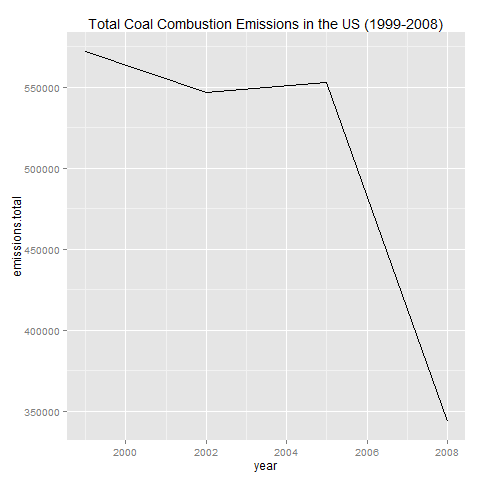

Generate this figure with R:
## plot4.R: Across the United States, how have emissions from coal
## combustion-related sources changed from 1999-2008?

# Get data & load R libraries
source(get.data.R)
library(dplyr)
library(ggplot2)

# Initialize png device
png(file = "plot4.png")

# Calculate total coal emissions by year and plot using ggplot2 plotting system
emissions.coal <- emissions %>% filter(grepl("[Cc]oal",EI.Sector)) %>%
     group_by(year) %>%
     summarise(emissions.total = sum(Emissions))
ggplot(emissions.coal, aes(year, emissions.total)) +
     geom_line() +
     ggtitle("Total Coal Combustion Emissions in the US (1999-2008)")

# Close png device
dev.off()